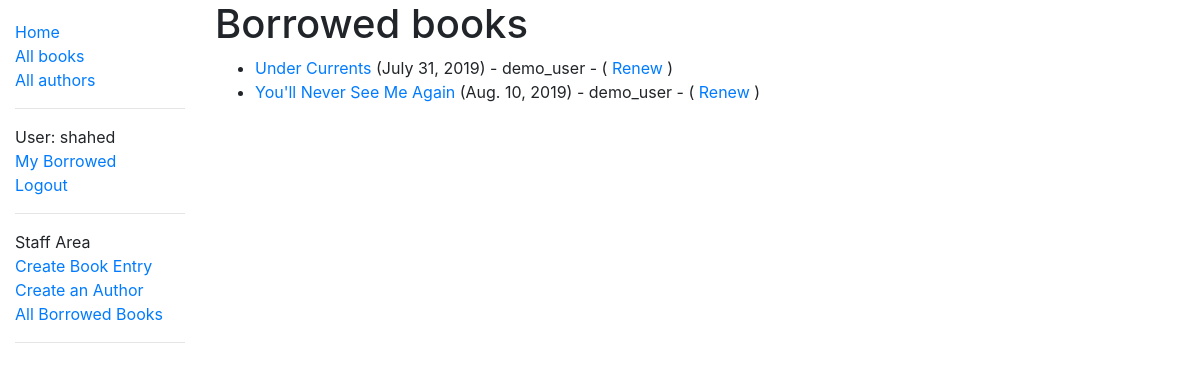
Page /catalog/borrowed/ (signed in) on the committed database.
### catalog/models.py (models this page shows, shortened)
class BookInstance(models.Model):
    id = models.UUIDField(primary_key=True, default=uuid.uuid4,
                          help_text='Unique ID for this particular book across whole library')
    book = models.ForeignKey('Book', on_delete=models.SET_NULL, null=True)
    imprint = models.CharField(max_length=200)
    due_back = models.DateField(null=True, blank=True)
    LOAN_STATUS = (
        ('m', 'Maintainance'),
        ('o', 'On loan'),
        ('a', 'Available'),
        ('r', 'Reversed')
    )
    status = models.CharField(
        max_length=1,
        choices=LOAN_STATUS,
        blank=True,
        default='m',
        help_text='Book availability',
    )
    borrower = models.ForeignKey(User, on_delete=models.SET_NULL, null=True, blank=True)
    class Meta:
        ordering = ['due_back']
        permissions = (('can_mark_returned', 'Set book as returned'),)
    @property
    def is_overdue(self):
        if self.due_back and date.today() > self.due_back:
            return True
        else:
            return False

class Book(models.Model):
    title = models.CharField(max_length=200)
    author = models.ForeignKey('Author', on_delete=models.SET_NULL, null=True)
    summary = models.TextField(
        max_length=1000, help_text='Enter a brief description of the book')
    isbn = models.CharField(
        'ISBN', max_length=13, help_text='13 character <a href="https://www.isbn-international.org/content/what-isbn">ISBN number</a>')
    genre = models.ManyToManyField(
        Genre, help_text='Select a genre for this book')
    language = models.ManyToManyField(
        Language, help_text='Select a language for this book')
    def display_genre(self):
        """Create a string for the Genre. This is required to display genre in Admin"""
        return ','.join(genre.name for genre in self.genre.all()[:3])
    display_genre.short_description = 'Genre of Book'

### catalog/views.py (the view)
# urls.py: path('borrowed/', views.AllBorrowedBookListView.as_view(), name='all-borrowed'),
class AllBorrowedBookListView(PermissionRequiredMixin, generic.ListView):
    permission_required = 'catalog.can_mark_returned'
    model = BookInstance
    context_object_name = 'all_borrowed'
    template_name = 'all_borrowed_books.html'
    paginate_by = 10
    def get_queryset(self):
        return BookInstance.objects.filter(status__exact='o').order_by('due_back')

### catalog/templates/all_borrowed_books.html
{% extends "base_generic.html" %}
{% block content %}
    <h1>Borrowed books</h1>
    {% if all_borrowed %}
    <ul>
      {% for bookinst in all_borrowed %}
      <li class="{% if bookinst.is_overdue %}text-danger{% endif %}">
        <a href="{% url 'book-detail' bookinst.book.pk %}">{{bookinst.book.title}}</a> ({{ bookinst.due_back }}) - {{ bookinst.borrower }} - ({% if perms.catalog.can_mark_returned %} <a href="{% url 'renew-book-librarian' bookinst.id %}">Renew</a>  {% endif %})
      </li>
      {% endfor %}
    </ul>
    {% else %}
      <p>There are no books borrowed.</p>
    {% endif %}
{% endblock %}

### catalog/templates/base_generic.html (shortened to what this page needs)
<!DOCTYPE html>
<html lang="en">
  <head>
    <link
      rel="stylesheet"
      href="https://stackpath.bootstrapcdn.com/bootstrap/4.1.3/css/bootstrap.min.css"
    />
    {% load static %}
    <link rel="stylesheet" href="{% static 'css/styles.css' %}" />
  </head>
  <body>
    <div class="container-fluid">
      <div class="row">
        <div class="col-sm-2">
          {% block sidebar %}
          <ul class="sidebar-nav">
            <li><a href="{% url 'index' %}">Home</a></li>
            <li><a href="{% url 'books' %}">All books</a></li>
            <li><a href="{% url 'authors' %}">All authors</a></li>
            <hr>
            {% if user.is_authenticated and user.is_staff %}
              <li>User: {{ user.get_username }}</li>
              <li><a href="{% url 'my-borrowed' %}">My Borrowed</a></li>
              <li><a href="{% url 'logout'%}?next={{request.path}}">Logout</a></li>
              <hr>
              <li>Staff Area</li-create>
              <li><a href="{% url 'book_create' %}">Create Book Entry</a></li>
              <li><a href="{% url 'author_create' %}">Create an Author</a></li>
              <li><a href="{% url 'all-borrowed' %}">All Borrowed Books</a></li>
            {% elif user.is_authenticated %}
              <li>User: {{ user.get_username }}</li>
              <li><a href="{% url 'my-borrowed' %}">My Borrowed</a></li>
              <li><a href="{% url 'logout'%}?next={{request.path}}">Logout</a></li>
            {% else %}
              <li><a href="{% url 'login'%}?next={{request.path}}">Login</a></li>
            {% endif %}
            <hr>
          </ul>
          {% endblock %}
        </div>
        <div class="col-sm-10 ">{% block content %}{% endblock %}
        </div>
      </div>
    </div>
  </body>
</html>

### catalog/static/css/styles.css (style rules this page uses)
.sidebar-nav { margin-top: 20px; padding: 0; list-style: none; }

### rows in the picture
BookInstance: book "Under Currents", due_back "July 31, 2019", borrower "demo_user"
BookInstance: book "You'll Never See Me Again", due_back "Aug. 10, 2019", borrower "demo_user"

### other values in the picture
{{ user.get_username }} "shahed"
